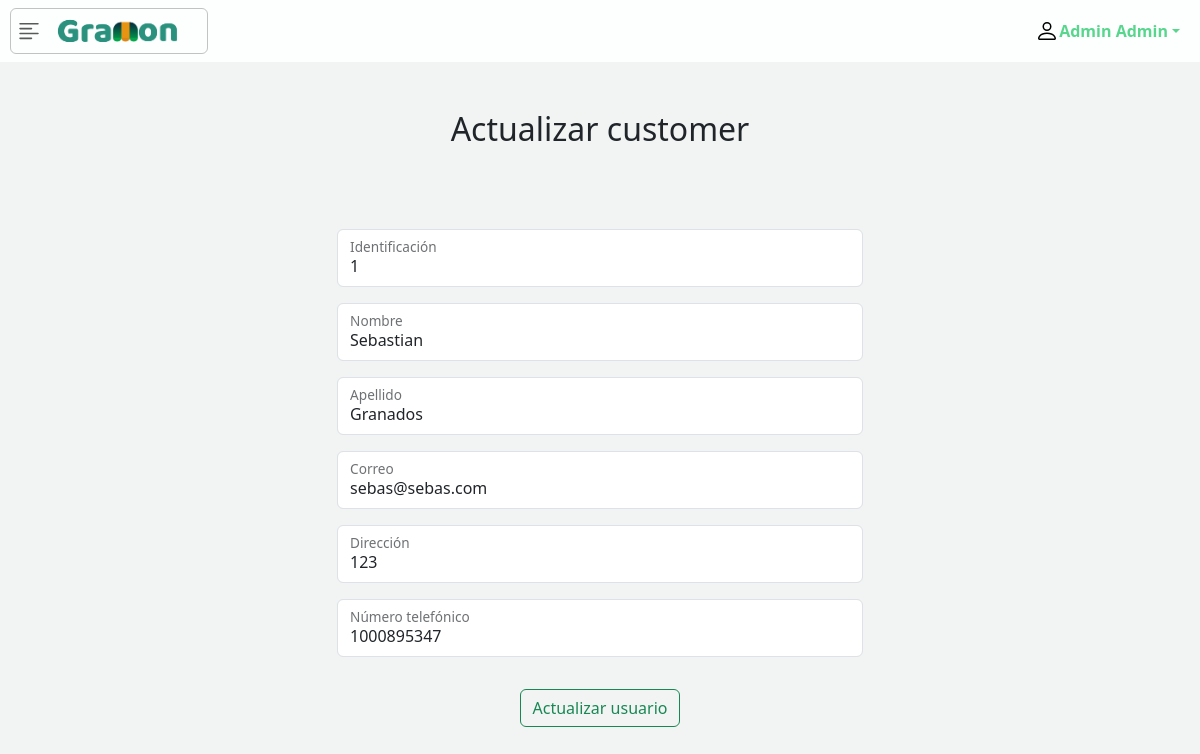
The page /update_customer/1 (signed in) on the database as committed earlier.
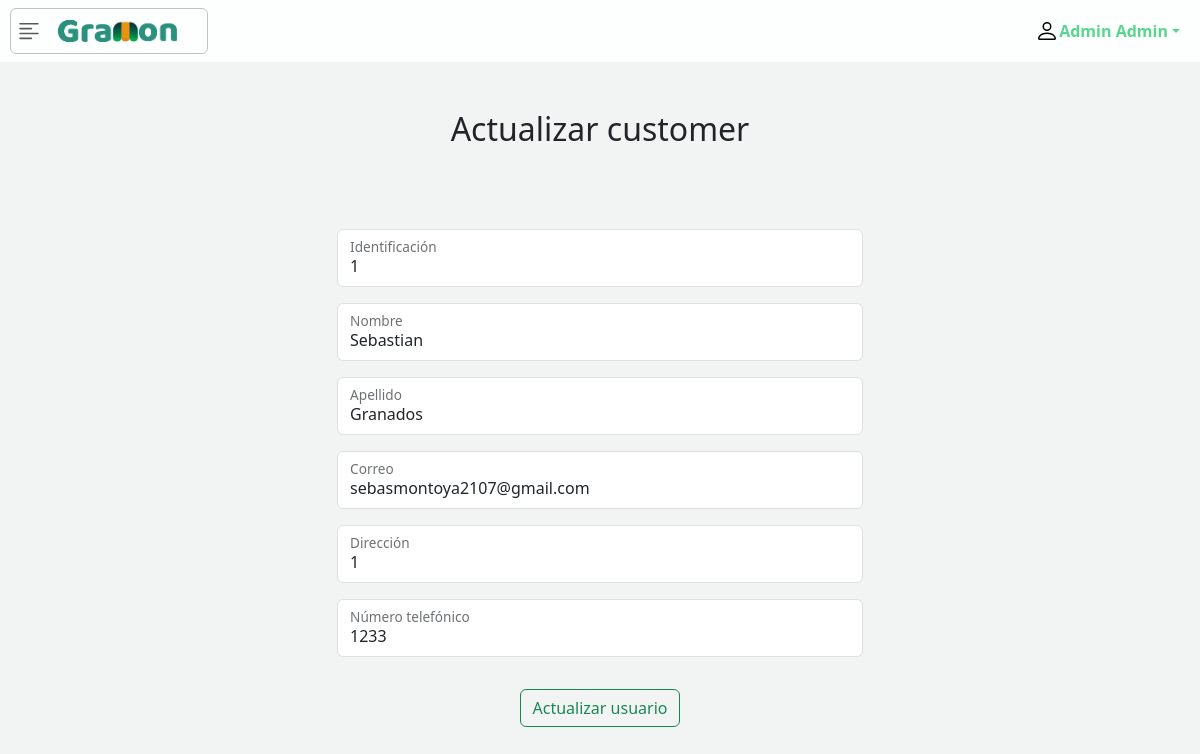
The same page on the database as committed later.
### apps/customers_app/models.py (models this page shows, shortened)
class Customer(models.Model):
    id = models.PositiveIntegerField(primary_key=True)
    name = models.CharField(max_length=50)
    last_name = models.CharField(max_length=50)
    email = models.EmailField(max_length=254,blank=True)
    adress = models.CharField(max_length=50, blank=True)
    number = models.IntegerField()
    full_name = models.CharField(max_length=100, default="", editable=False)

### apps/customers_app/views.py (the view)
# urls.py: path('update_customer/<pk>',customerUpdateView.as_view(), name='update_customer')
class customerUpdateView(LoginRequiredMixin,UpdateView):
    model = Customer
    form_class = BaseFormCustomer
    template_name = "customers/update_customer.html"
    success_url = reverse_lazy('customer_app:list_customer')
    login_url = reverse_lazy('user_app:login')

### apps/customers_app/forms.py
class BaseFormCustomer(Validator_label):
    class Meta:
        model = Customer
        fields = '__all__'
    def __init__(self, *args, **kwargs):
        super().__init__(*args, **kwargs)

### templates/customers/update_customer.html (shortened to what this page needs)
{% extends 'base.html' %}
{% load static %}
{% block content %}
    <div style="padding-bottom: 40px;">
        <div class="py-5 text-center">
            <h2>Actualizar customer</h2>
        </div>
        <div class="container">
            <div class="div-form p-4 rounded">
                <form method="post" class="row g-3 form d-flex justify-content-center">
                    <div class="col-md-6 mx-auto">
                        <fieldset class="col-md-12">
                            {% for field in form %}
                                <div class="form-floating mb-3">
                                    {{ field }}
                                    <label for="{{ field.id_for_label }}">{{ field.label }}</label>
                                </div>
                            {% endfor %}
                        </fieldset>
                    </div>
                    <div class="col-12 text-center">
                        <button class="btn btn-outline-success" type="submit">Actualizar usuario</button>
                    </div>
                </form>
            </div>
        </div>
    </div>
{% endblock content %}

Rows that differ between the two databases and show on the page:
changed Customer "Sebastian": email "sebas@sebas.com" → "sebasmontoya2107@gmail.com"; adress "123" → "1"; number "1000895347" → "1233"
